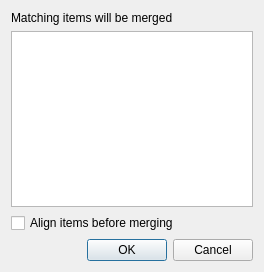
<?xml version="1.0" encoding="UTF-8"?>
<ui version="4.0">
 <class>specMergeDialog</class>
 <widget class="QDialog" name="specMergeDialog">
  <property name="geometry">
   <rect>
    <x>0</x>
    <y>0</y>
    <width>264</width>
    <height>272</height>
   </rect>
  </property>
  <property name="windowTitle">
   <string>Dialog</string>
  </property>
  <layout class="QVBoxLayout" name="verticalLayout">
   <item>
    <widget class="QLabel" name="description">
     <property name="text">
      <string>Matching items will be merged</string>
     </property>
    </widget>
   </item>
   <item>
    <widget class="QTableView" name="criteria">
     <property name="sizePolicy">
      <sizepolicy hsizetype="Preferred" vsizetype="Expanding">
       <horstretch>0</horstretch>
       <verstretch>0</verstretch>
      </sizepolicy>
     </property>
     <property name="alternatingRowColors">
      <bool>true</bool>
     </property>
     <property name="showGrid">
      <bool>false</bool>
     </property>
     <property name="gridStyle">
      <enum>Qt::DotLine</enum>
     </property>
    </widget>
   </item>
   <item>
    <widget class="QCheckBox" name="alignment">
     <property name="text">
      <string>Align items before merging</string>
     </property>
    </widget>
   </item>
   <item>
    <widget class="QDialogButtonBox" name="buttonBox">
     <property name="orientation">
      <enum>Qt::Horizontal</enum>
     </property>
     <property name="standardButtons">
      <set>QDialogButtonBox::Cancel|QDialogButtonBox::Ok</set>
     </property>
    </widget>
   </item>
  </layout>
 </widget>
 <resources/>
 <connections>
  <connection>
   <sender>buttonBox</sender>
   <signal>accepted()</signal>
   <receiver>specMergeDialog</receiver>
   <slot>accept()</slot>
   <hints>
    <hint type="sourcelabel">
     <x>248</x>
     <y>254</y>
    </hint>
    <hint type="destinationlabel">
     <x>157</x>
     <y>274</y>
    </hint>
   </hints>
  </connection>
  <connection>
   <sender>buttonBox</sender>
   <signal>rejected()</signal>
   <receiver>specMergeDialog</receiver>
   <slot>reject()</slot>
   <hints>
    <hint type="sourcelabel">
     <x>316</x>
     <y>260</y>
    </hint>
    <hint type="destinationlabel">
     <x>286</x>
     <y>274</y>
    </hint>
   </hints>
  </connection>
 </connections>
</ui>
